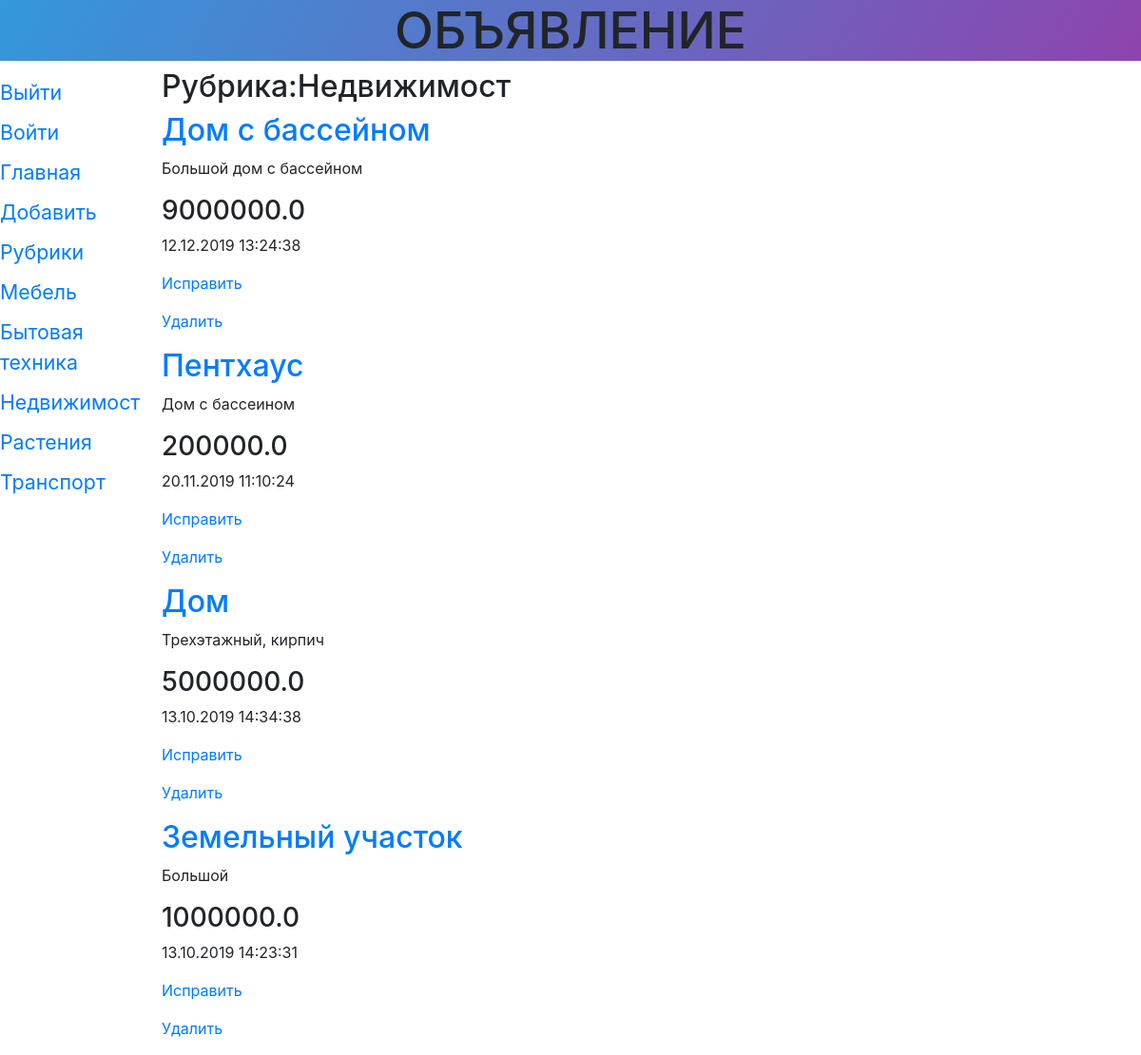
Before: /storys/1/ with the older database file.
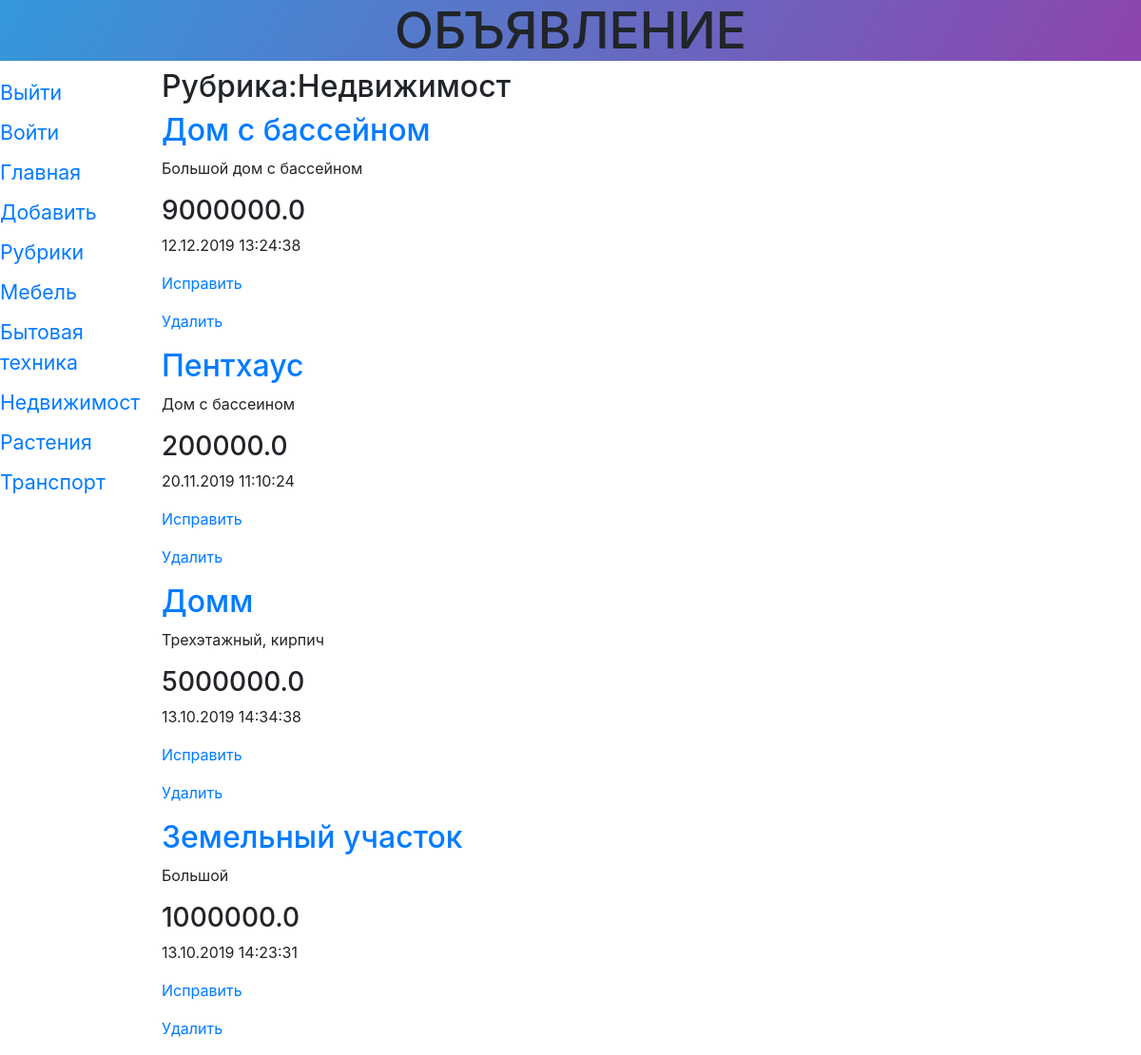
After: the same page with the newer database file.
### storys/models.py (models this page shows)
class Story(models.Model):
	title = models.CharField(max_length=50, verbose_name='Товар')
	content = models.TextField(null = True, blank=True, verbose_name='Описание')
	price = models.FloatField(null = True, blank=True, verbose_name='Цена')
	published = models.DateTimeField(auto_now_add=True, db_index=True, verbose_name='Опубликовано')
	rubric = models.ForeignKey('Rubric', null=True, on_delete = models.PROTECT,verbose_name = 'Рубрика',
		related_name='entries', related_query_name='entry')
	class Meta():
		verbose_name_plural = 'Объявления'
		verbose_name = 'Объявление'
		ordering = ['-published']

### storys/views.py (the view)
# urls.py: path('<int:rubric_id>/', StoryByRubricView.as_view(), name = 'by_rubric'),
class StoryByRubricView(ListView):
	template_name='storys/by_rubric.html'
	context_object_name='bbs'
	def get_queryset(self):
		return Story.objects.filter(rubric=self.kwargs['rubric_id'])
	def get_context_data(self, *args, **kwargs):
		context=super().get_context_data(*args,**kwargs)
		context['rubrics']=Rubric.objects.all()
		context['current_rubric'] = Rubric.objects.get(pk=self.kwargs['rubric_id'])
		return context

### storys/templates/storys/by_rubric.html (shortened to what this page needs)
{% extends 'layout/basic.html'%}
{%block content%}
<h2>Рубрика:{{current_rubric.name}}</h2>
{% for bb in bbs%}
<div>
	<h2><a href="{% url 'detail' pk=bb.pk%}">{{bb.title}}</a></h2>
	<p>{{bb.content}}</p>
	<h3>{{bb.price}}</h3>
	<p>{{bb.published|date:"d.m.Y H:i:s"}}</p>
	<p><a href="{% url 'edit' pk=bb.pk %}">Исправить</a></p>
	<p><a href="{% url 'delete' pk=bb.pk %}">Удалить</a></p>
</div>
{%endfor%}
{%endblock%}

Changed rows visible on the page:
changed Story "Трехэтажный, кирпич": title "Дом" → "Домм"
